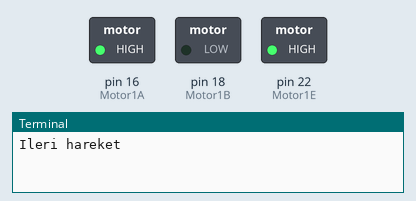
This program was run on a simulated Raspberry Pi (header pin numbers). Shown: switched loads named in the program (green lamp = pin HIGH), the last lines printed to the terminal. At 6.0 s the program stops and its outputs stay as they are.

Above: at 0.1 s.
At 3.1 s:
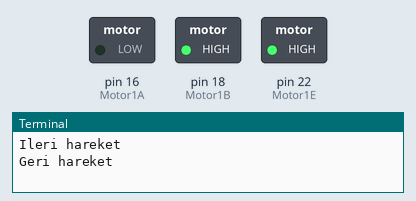
At 6.1 s:
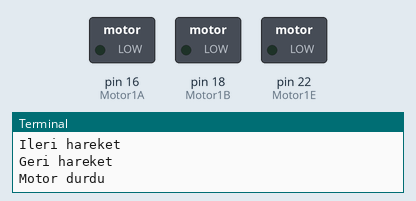
Timing chart, 0 to 7.5 s (numbered marks = the images above):
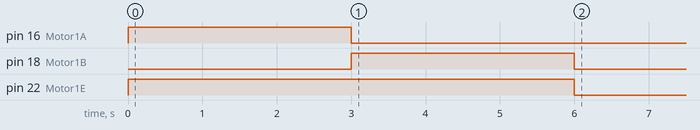

The program:

dc_motor.py
```python
import RPi.GPIO as GPIO
from time import sleep

GPIO.setmode(GPIO.BOARD)
Motor1A = 16
Motor1B = 18
Motor1E = 22

GPIO.setup(Motor1A,GPIO.OUT)
GPIO.setup(Motor1B,GPIO.OUT)
GPIO.setup(Motor1E,GPIO.OUT)

print "Ileri hareket"
GPIO.output(Motor1A,GPIO.HIGH)
GPIO.output(Motor1B,GPIO.LOW)
GPIO.output(Motor1E,GPIO.HIGH)
sleep(3)

print "Geri hareket"
GPIO.output(Motor1A,GPIO.LOW)
GPIO.output(Motor1B,GPIO.HIGH)
GPIO.output(Motor1E,GPIO.HIGH)
sleep(3)

print "Motor durdu"
GPIO.output(Motor1E,GPIO.LOW)

GPIO.cleanup()
```

Measured:
- by itself, pin 16 (Motor1A): LOW → HIGH at 0.00 s, → LOW 3.0 s later
- by itself, pin 18 (Motor1B): LOW → HIGH at 3.0 s, → LOW 3.0 s later
- by itself, pin 22 (Motor1E): LOW → HIGH at 0.00 s, → LOW 6.0 s later
